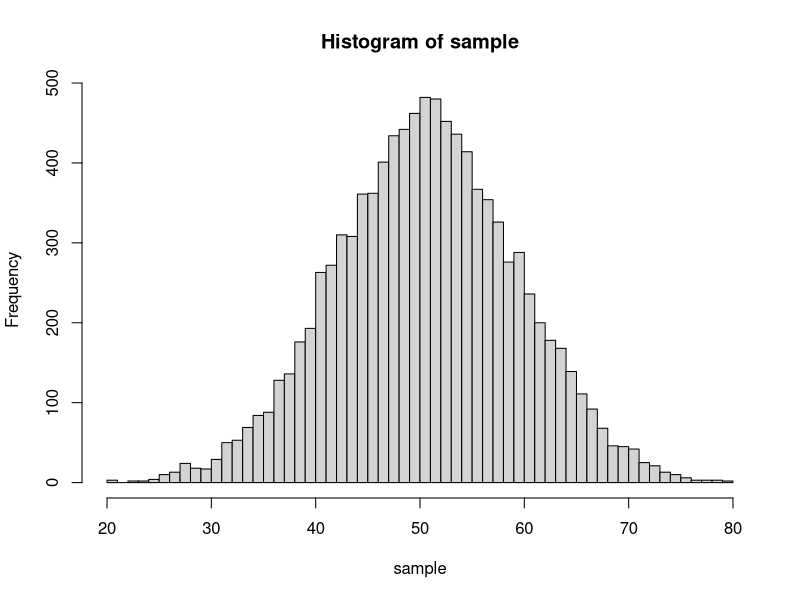
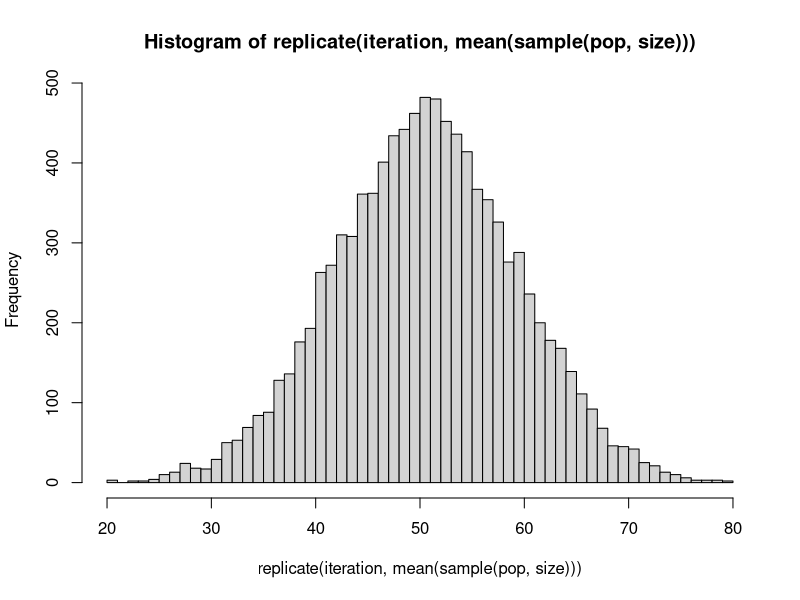
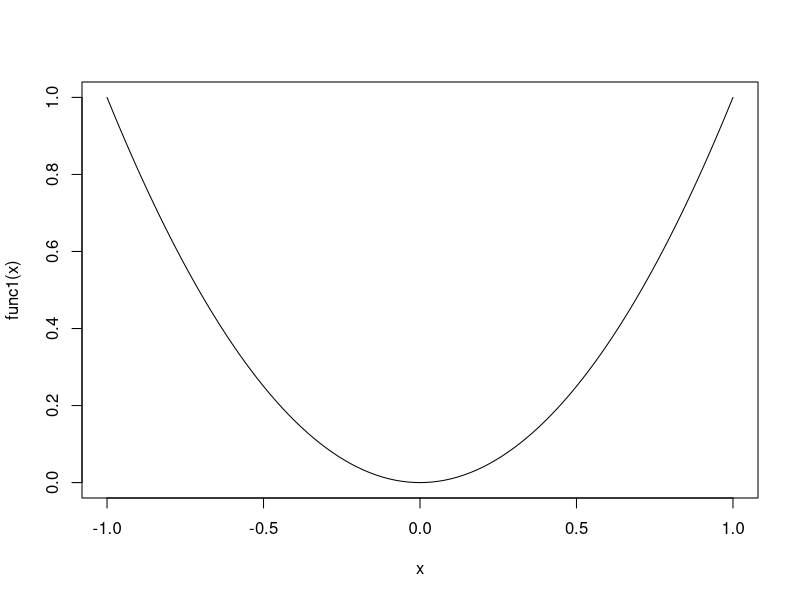
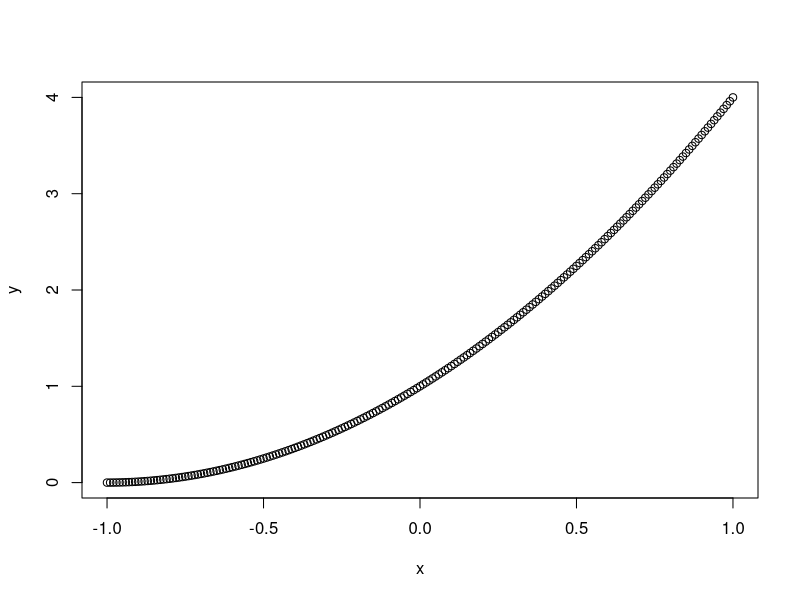
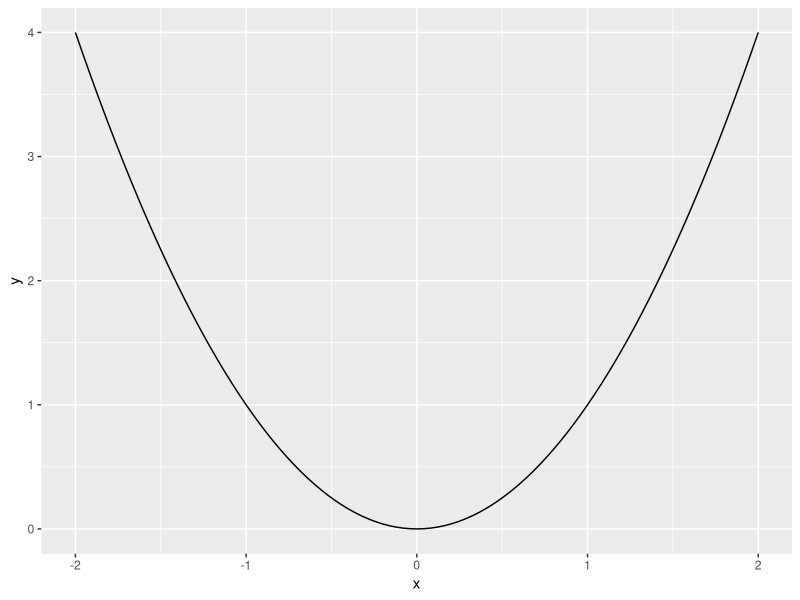
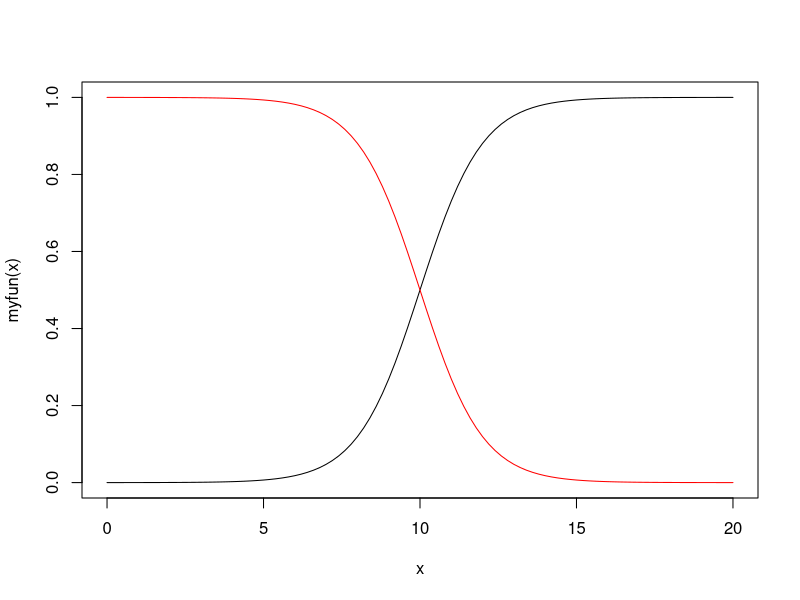
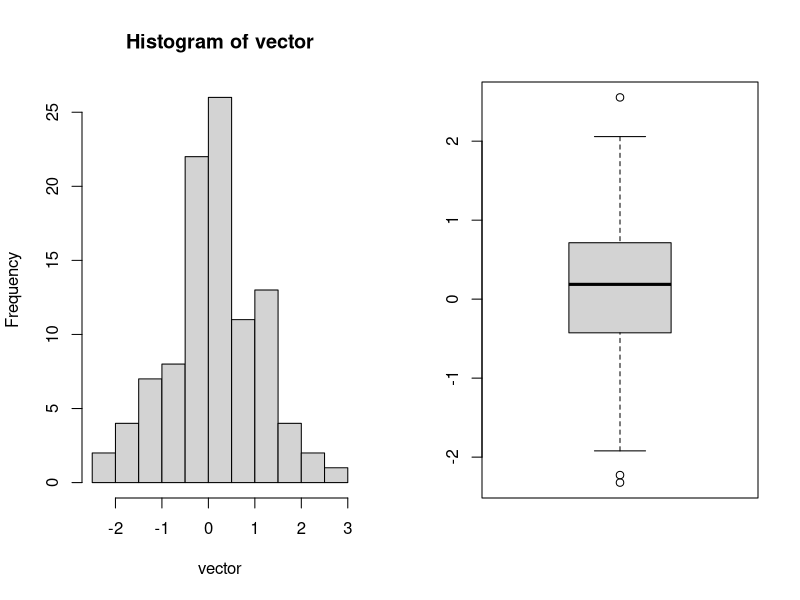

R code for these plots, in order:
## ---- chunk 1
knitr::opts_chunk$set(echo = TRUE)
## ---- chunk 2
library(tidyverse)
## ---- chunk 3
x <- c("female", "male", "male", "female", "female", "male", "female")

ifelse(x == "female", 0, 1)
## ---- chunk 4
set.seed(23)
x <- runif(10,0,6) # Create random numbers from a uniform distribution from (0,6)

ifelse(x > 3, 1, 0)

## ---- chunk 5
gss_cat %>%
  mutate(racenew = ifelse(race == "White", 1, 0)) %>%
  head(10)
## ---- chunk 6
x <- 5

if (x < 0) {
  print("negative")
} else {
  print("non-negative")
}
## ---- chunk 7
x <- c("female", "male")

if (is.numeric(x)) "numeric vector" else "non-numeric vector"
## ---- chunk 8
x <- 15

if (x > 0 & x < 10) {
  print("target")
} else {
  print("error")
}
## ---- chunk 9
x <- -5

if (x > 0 | x < 0) {
  print("non-zero number")
} else {
  print("zero")
}
## ---- chunk 10
if (!FALSE){
  cat("this statement will show up")
}
## ---- chunk 11
x <- 15

if (x<0) {
  print("negative number")
} else if (x > 0) {
  print("positive number")
} else {
  print("zero")
}
## ---- chunk 12
set.seed(111)
grade <- rnorm(1, 50, 50)

if (grade > 90) {
  print("A")
} else if (grade > 80 & grade <= 90) {
  print("B")
} else if (grade > 70 & grade <= 80) {
  print("C")
} else {
  print("D")
}
## ---- chunk 13
n <- 100
x <- 0 # Initial value

for (i in 1:n) {
  x <- x + i
}
x
## ---- chunk 14
set.seed(1234)
random_numbers <- NULL # Create a vector with no elements

for (i in 1:10) {
  random_numbers <- c(random_numbers, runif(1)) # runif(1) creates random numbers from a uniform distribution in [0,1]
}

cat(random_numbers)

## ---- chunk 15
Mstates <- NULL

for (x in state.name) {
  if (substr(x, 1, 1) == "M") {
    Mstates <- c(Mstates, x)
  }
}
Mstates
## ---- chunk 16
pop <- 1:100
size <- 10
iteration <- 10000
sample <- NULL
## ---- chunk 17
set.seed(1108)

for (i in 1:iteration) {
  x <- mean(sample(pop, size, replace = FALSE))
  sample <- c(sample, x)
}

hist(sample, breaks = 50)
## ---- chunk 18
set.seed(1108)

hist(replicate(iteration, mean(sample(pop, size))), breaks = 50)
## ---- chunk 19
# Look at the data set
set.seed(1000)

exams <- list(
  student1 = round(runif(10, 50, 100)),
  student2 = round(runif(10, 50, 100)),
  student3 = round(runif(10, 50, 100)),
  student4 = round(runif(10, 50, 100)),
  student5 = round(runif(10, 50, 100))
)

exams
## ---- chunk 20
mean(exams)
## ---- chunk 21
exams[[1]]
## ---- chunk 22
exams[1]
## ---- chunk 23
list(
  student1 = mean(exams$student1), 
  student2 = mean(exams$student2), 
  student3 = mean(exams$student3), 
  student4 = mean(exams$student4), 
  student5 = mean(exams$student5)
)
## ---- chunk 24
mean_score = NULL

for (i in seq_along(exams)){
  mean_score = c(mean_score, mean(exams[[i]]))
}

mean_score
## ---- chunk 25
lapply(exams, mean) # lapply will return another list
## ---- chunk 26
sapply(exams, mean) # sapply will return the result in vecotr format 
## ---- chunk 27
range = NULL

for (i in seq_along(exams)) {
  range <- c(range, max(exams[[i]]) - min(exams[[i]]))
}

range
## ---- chunk 28
my_mean <- function(x) {
  m <- sum(x) / length(x)
  return(m)
}

my_mean(c(1:10))
## ---- chunk 29
my_mean <- function(x) {
  if (sum(is.na(x)) > 0) {
    x <- na.omit(x)
  }
  m <- sum(x) / length(x)
    return(m)
}

my_mean(c(1:5, NA))

## ---- chunk 30
my_mean <- function(x, na.rm) {
  if (na.rm == TRUE) {
    if (sum(is.na(x)) > 0) {
      x <- na.omit(x)
    }
  }
  m <- sum(x) / length(x)
  return(m)
}

my_mean(c(1:5, NA), na.rm = TRUE)
my_mean(c(1:5, NA), na.rm = FALSE)
## ---- chunk 31
summaries <- function(x) {
  return(list = c(min(x), max(x), mean(x), median(x), sd(x), length(x)))
}

summaries(c(1:15))
## ---- chunk 32
my_range <- function(x) {
  r <- max(x) - min(x)
  return(r)
}

my_range(1:100)
## ---- chunk 33
my_range <- function(x) {
  r <- range(x)[2] - range(x)[1]
  return(r)
}

my_range(1:100)
## ---- chunk 34
rescale <- function(x) {
  (x-min(x)) / my_range(x)
}

rescale(1:10)
## ---- chunk 35
func1 <- function(x) { 
  x^2
}

curve(func1,-1,1)
## ---- chunk 36
fun2<-function (x) {
  y<-x^2+2*x+1
  plot(x,y)
}

fun2(seq(-1,1,0.01))
## ---- chunk 37
ggplot(data=data.frame(x=c(-2,2)), aes(x=x))+
  stat_function(fun=func1)+ 
  xlim(c(-2,2))
## ---- chunk 38
optimize(func1, interval=c(-2,2))
## ---- chunk 39
myfun <- function(x) {
  1 / (1 + exp(-x + 10))
}
curve(myfun(x), from = 0, to = 20)
curve(1 - myfun(x), add = TRUE, col = "red") # Add a line
## ---- chunk 40
summaries <- function (vector) {
  print(length(vector))
  print(summary(vector))
  print(mean(vector,na.rm = T))
  print(sd(vector,na.rm=T))
  print(quantile(vector))
  par(mfrow=c(1,2))
  hist(vector)
  boxplot(vector)
}

x <- rnorm(100)
summaries(x)
## ---- chunk 41
# rXXX(size, parameters of this distribution) to create random numbers from a specific probability distribution
set.seed(1000)
exams <- list(
  student1 = round(runif(10, 50, 100)),
  student2 = round(runif(10, 50, 100)),
  student3 = round(runif(10, 50, 100)),
  student4 = round(runif(10, 50, 100)),
  student5 = round(runif(10, 50, 100))
)
exams

extra_credit <- list(0, 0, 10, 10, 15)
## ---- chunk 42
collection_mean <- function(list) {
  output <- vector("double", length(list))  # double vector, is a numeric vector
  for (i in seq_along(list)) { # seq_along() is to get index of elements of the list, 1:length(list) works as well
    output[i] <- mean(list[[i]])
  }
  output
}

collection_mean(exams)
## ---- chunk 43
# map(vector/list, function)
map(exams, mean) # map the mean function to each element, and then return a list

map_dbl(exams, mean) # return a vector
## ---- chunk 44
map(exams, mean)

map(exams, sd)

exams %>% 
  map(var)

exams %>%
  map(max)
## ---- chunk 45
exams %>% 
  map_dbl(max)  # double vector, numeric vector
## ---- chunk 46
range <- function(x) {
  max(x) - min(x)
}
exams %>%
  map_dbl(range)
## ---- chunk 47
final_grade <- function(list, y) {
  mean(list) + y
}

map2_dbl(exams, extra_credit, final_grade)
## ---- chunk 48
final_grade <- function(list, y) {
  max(list) + y
}

map2(exams, extra_credit, final_grade)
